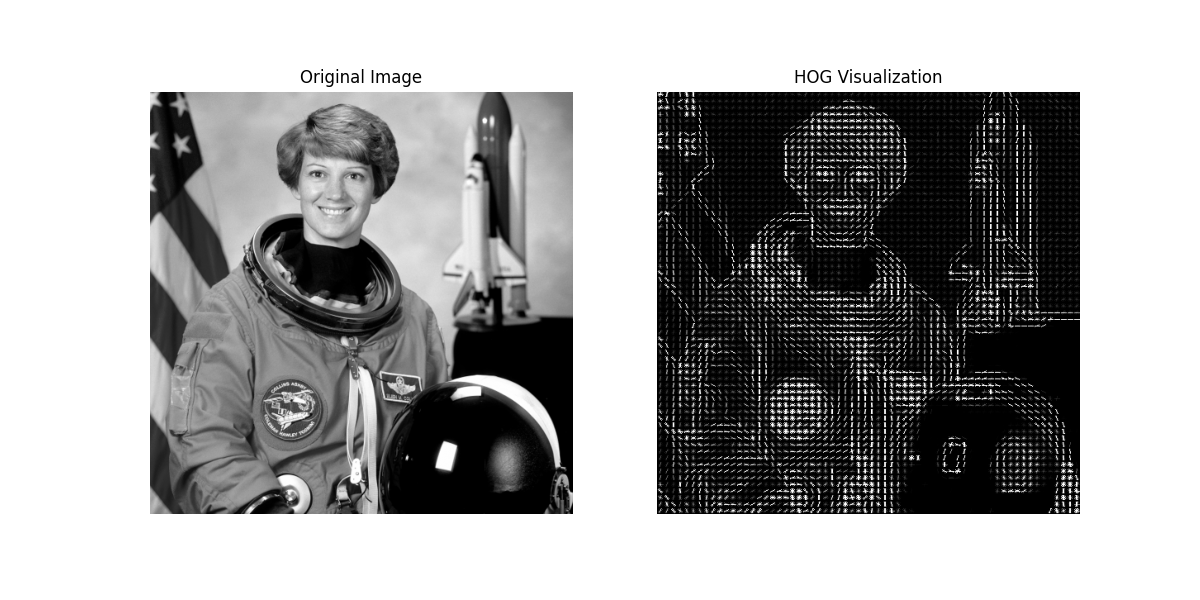

Recreate this plot in Python.
import matplotlib.pyplot as plt
from skimage.feature import hog
from skimage import data, exposure
import cv2

# 1. 加载图像（以 skimage 自带的人脸图像为例，也可以用 cv2.imread 加载自己的图）
image = data.astronaut()
image_gray = cv2.cvtColor(image, cv2.COLOR_RGB2GRAY)

# 2. 计算 HOG 特征
# orientations: 直方图的槽数（Bin）0-180度，每20度为一个bin
# pixels_per_cell: 细胞单元的大小
# cells_per_block: 块的大小
# visualize: 是否返回用于显示的 HOG 图像
fd, hog_image = hog(image_gray,
                    orientations=9,
                    pixels_per_cell=(8, 8),
                    cells_per_block=(2, 2),
                    visualize=True,
                    channel_axis=None)

# 3. 结果可视化
fig, (ax1, ax2) = plt.subplots(1, 2, figsize=(12, 6), sharex=True, sharey=True)

ax1.axis('off')
ax1.imshow(image_gray, cmap=plt.cm.gray)
ax1.set_title('Original Image')

# 对 HOG 图像进行强度缩放，方便观察
hog_image_rescaled = exposure.rescale_intensity(hog_image, in_range=(0, 10))

ax2.axis('off')
ax2.imshow(hog_image_rescaled, cmap=plt.cm.gray)
ax2.set_title('HOG Visualization')

plt.show()

print(f"特征向量的维度是: {fd.shape}")
